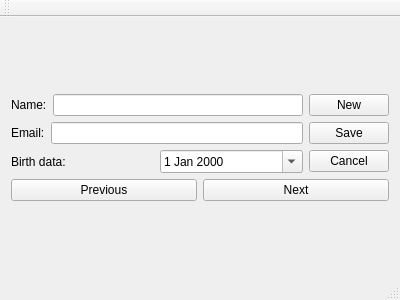
<?xml version="1.0" encoding="UTF-8"?>
<ui version="4.0">
 <class>MainWindow</class>
 <widget class="QMainWindow" name="MainWindow">
  <property name="geometry">
   <rect>
    <x>0</x>
    <y>0</y>
    <width>400</width>
    <height>300</height>
   </rect>
  </property>
  <property name="windowTitle">
   <string>MainWindow</string>
  </property>
  <widget class="QWidget" name="centralWidget">
   <layout class="QGridLayout" name="gridLayout">
    <item row="0" column="0">
     <layout class="QVBoxLayout" name="verticalLayout_3">
      <item>
       <layout class="QHBoxLayout" name="horizontalLayout_5">
        <item>
         <layout class="QVBoxLayout" name="verticalLayout_2">
          <item>
           <layout class="QHBoxLayout" name="horizontalLayout">
            <item>
             <widget class="QLabel" name="label1">
              <property name="text">
               <string>Name:</string>
              </property>
             </widget>
            </item>
            <item>
             <widget class="QLineEdit" name="Name"/>
            </item>
           </layout>
          </item>
          <item>
           <layout class="QHBoxLayout" name="horizontalLayout_2">
            <item>
             <widget class="QLabel" name="label2">
              <property name="text">
               <string>Email:</string>
              </property>
             </widget>
            </item>
            <item>
             <widget class="QLineEdit" name="Email"/>
            </item>
           </layout>
          </item>
          <item>
           <layout class="QHBoxLayout" name="horizontalLayout_3">
            <item>
             <widget class="QLabel" name="label">
              <property name="text">
               <string>Birth data:</string>
              </property>
             </widget>
            </item>
            <item>
             <widget class="QDateEdit" name="BirthDate">
              <property name="calendarPopup">
               <bool>true</bool>
              </property>
             </widget>
            </item>
           </layout>
          </item>
         </layout>
        </item>
        <item>
         <layout class="QVBoxLayout" name="verticalLayout">
          <item>
           <widget class="QPushButton" name="New">
            <property name="text">
             <string>New</string>
            </property>
           </widget>
          </item>
          <item>
           <widget class="QPushButton" name="Save">
            <property name="text">
             <string>Save</string>
            </property>
           </widget>
          </item>
          <item>
           <widget class="QPushButton" name="Cancel">
            <property name="text">
             <string>Cancel</string>
            </property>
           </widget>
          </item>
         </layout>
        </item>
       </layout>
      </item>
      <item>
       <layout class="QHBoxLayout" name="horizontalLayout_4">
        <item>
         <widget class="QPushButton" name="Previous">
          <property name="text">
           <string>Previous</string>
          </property>
         </widget>
        </item>
        <item>
         <widget class="QPushButton" name="Next">
          <property name="text">
           <string>Next</string>
          </property>
         </widget>
        </item>
       </layout>
      </item>
     </layout>
    </item>
   </layout>
  </widget>
  <widget class="QMenuBar" name="menuBar">
   <property name="geometry">
    <rect>
     <x>0</x>
     <y>0</y>
     <width>400</width>
     <height>20</height>
    </rect>
   </property>
  </widget>
  <widget class="QToolBar" name="mainToolBar">
   <attribute name="toolBarArea">
    <enum>TopToolBarArea</enum>
   </attribute>
   <attribute name="toolBarBreak">
    <bool>false</bool>
   </attribute>
  </widget>
  <widget class="QStatusBar" name="statusBar"/>
 </widget>
 <layoutdefault spacing="6" margin="11"/>
 <resources/>
 <connections>
  <connection>
   <sender>Name</sender>
   <signal>textEdited(QString)</signal>
   <receiver>Save</receiver>
   <slot>show()</slot>
   <hints>
    <hint type="sourcelabel">
     <x>283</x>
     <y>64</y>
    </hint>
    <hint type="destinationlabel">
     <x>335</x>
     <y>99</y>
    </hint>
   </hints>
  </connection>
  <connection>
   <sender>Email</sender>
   <signal>textEdited(QString)</signal>
   <receiver>Save</receiver>
   <slot>show()</slot>
   <hints>
    <hint type="sourcelabel">
     <x>259</x>
     <y>99</y>
    </hint>
    <hint type="destinationlabel">
     <x>382</x>
     <y>100</y>
    </hint>
   </hints>
  </connection>
  <connection>
   <sender>BirthDate</sender>
   <signal>editingFinished()</signal>
   <receiver>Save</receiver>
   <slot>show()</slot>
   <hints>
    <hint type="sourcelabel">
     <x>273</x>
     <y>140</y>
    </hint>
    <hint type="destinationlabel">
     <x>377</x>
     <y>99</y>
    </hint>
   </hints>
  </connection>
  <connection>
   <sender>Next</sender>
   <signal>clicked()</signal>
   <receiver>Save</receiver>
   <slot>hide()</slot>
   <hints>
    <hint type="sourcelabel">
     <x>322</x>
     <y>217</y>
    </hint>
    <hint type="destinationlabel">
     <x>367</x>
     <y>104</y>
    </hint>
   </hints>
  </connection>
  <connection>
   <sender>Previous</sender>
   <signal>clicked()</signal>
   <receiver>Save</receiver>
   <slot>hide()</slot>
   <hints>
    <hint type="sourcelabel">
     <x>178</x>
     <y>217</y>
    </hint>
    <hint type="destinationlabel">
     <x>359</x>
     <y>106</y>
    </hint>
   </hints>
  </connection>
  <connection>
   <sender>New</sender>
   <signal>clicked()</signal>
   <receiver>Name</receiver>
   <slot>clear()</slot>
   <hints>
    <hint type="sourcelabel">
     <x>319</x>
     <y>64</y>
    </hint>
    <hint type="destinationlabel">
     <x>258</x>
     <y>65</y>
    </hint>
   </hints>
  </connection>
 </connections>
</ui>
